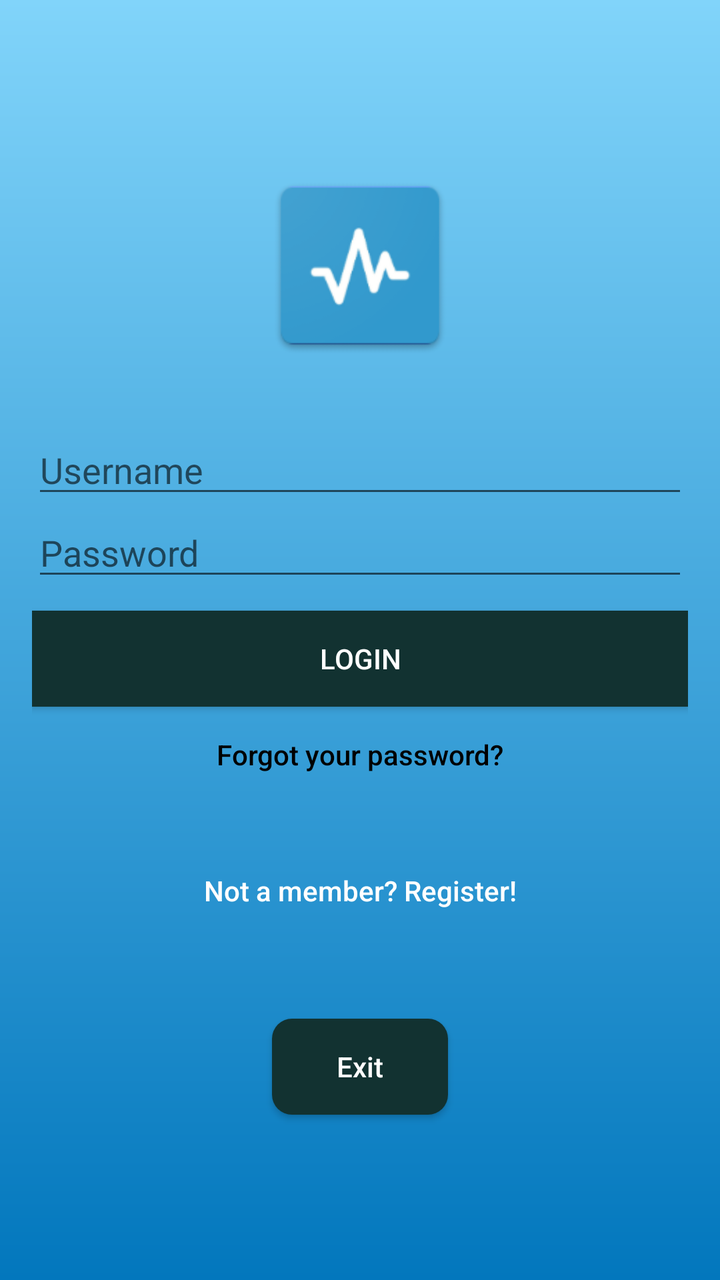
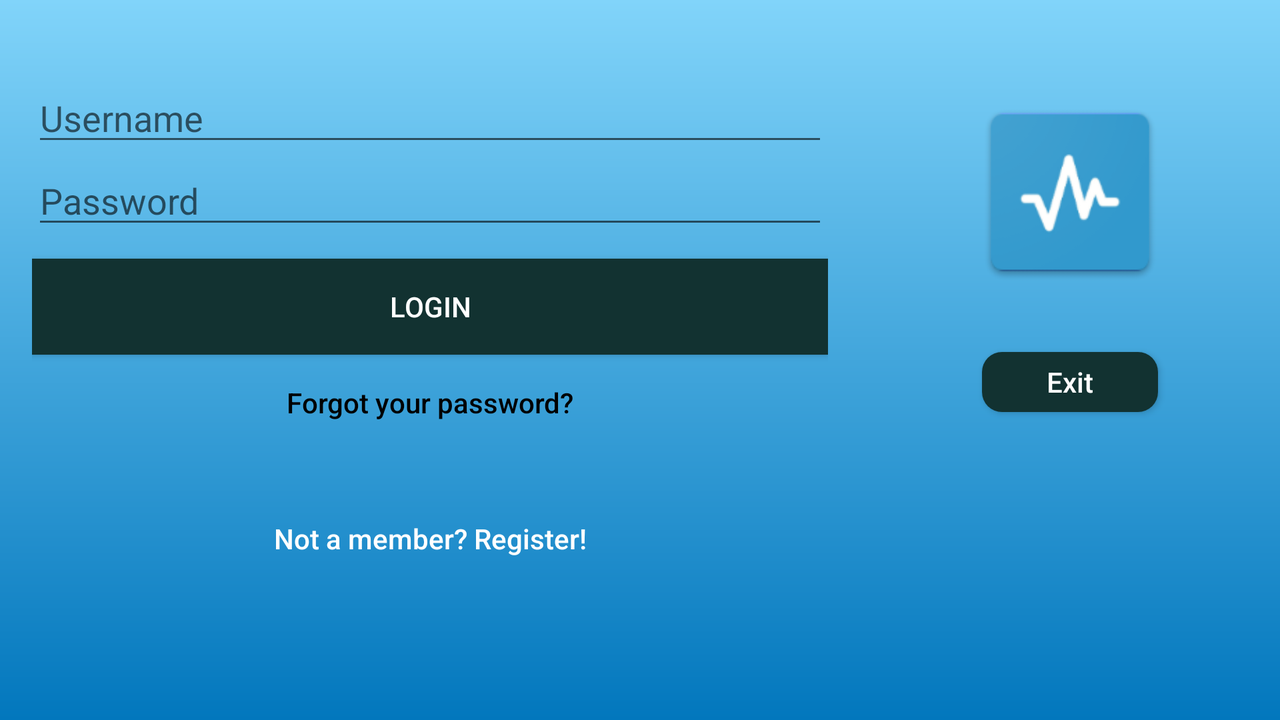

Two renders of one Android screen. The first uses the default layout on a phone; the second uses the alternative layout the repository ships for a different screen configuration, on a matching device. The two XML files are below.
<!-- AndroidManifest.xml: application theme AppTheme -->
<!-- res/layout/activity_login.xml -->
<?xml version="1.0" encoding="utf-8"?>
<android.support.design.widget.CoordinatorLayout xmlns:android="http://schemas.android.com/apk/res/android"
    xmlns:app="http://schemas.android.com/apk/res-auto"
    xmlns:tools="http://schemas.android.com/tools"
    android:layout_width="match_parent"
    android:layout_height="match_parent"
    tools:context=".Login">

    <LinearLayout
        android:layout_width="fill_parent"
        android:layout_height="fill_parent"
        android:background="@drawable/register_background"
        android:gravity="center"
        android:orientation="vertical"
        android:padding="@dimen/activity_horiz_margin">


        <ImageView
            android:layout_width="@dimen/logo_dimen"
            android:layout_height="@dimen/logo_dimen"
            android:layout_gravity="center_horizontal"
            android:layout_marginBottom="30dp"
            android:src="@mipmap/pulse" />

        <EditText
            android:id="@+id/loginUsername"
            android:layout_width="match_parent"
            android:layout_height="wrap_content"
            android:hint="Username"
            android:maxLines="1"
            android:singleLine="true"
            android:textColor="@android:color/white" />

        <EditText
            android:id="@+id/loginPassword"
            android:layout_width="match_parent"
            android:layout_height="wrap_content"
            android:hint="Password"
            android:inputType="textPassword"
            android:maxLines="1"
            android:singleLine="true"
            android:textColor="@android:color/white" />


        
        <Button
            android:id="@+id/login_btn"
            android:layout_width="fill_parent"
            android:layout_height="wrap_content"
            android:layout_marginTop="10dp"
            android:background="@color/colorAccent"
            android:gravity="center"
            android:text="LOGIN"
            android:textColor="@android:color/white" />

        <Button
            android:id="@+id/resetPassword"
            android:layout_width="match_parent"
            android:layout_height="wrap_content"
            android:background="@null"
            android:text="Forgot your password?"
            android:textAllCaps="false"
            android:textColor="@android:color/black" />

        <Button
            android:id="@+id/register_btn"
            android:layout_width="match_parent"
            android:layout_height="wrap_content"
            android:layout_marginTop="20dp"
            android:background="@null"
            android:text="Not a member? Register!"
            android:textAllCaps="false"
            android:textColor="@android:color/white" />

        <TextView
            android:id="@+id/finalTextView"
            android:layout_width="match_parent"
            android:layout_height="40dp"
            android:textColor="@android:color/black" />

        <Button
            android:id="@+id/exit_button"
            android:layout_width="wrap_content"
            android:layout_height="wrap_content"
            android:background="@drawable/background_dark"
            android:onClick="exitApp"
            android:text="Exit"
            android:textAllCaps="false"
            android:textColor="@android:color/white" />

        <ProgressBar
            android:id="@+id/progressBarLogin"
            android:layout_width="50dp"
            android:layout_height="50dp"
            android:layout_gravity="center|bottom"
            android:visibility="gone" />
    </LinearLayout>

</android.support.design.widget.CoordinatorLayout>
<!-- resources referenced by this layout -->
<resources>
  <color name="colorAccent">#123231</color>
  <dimen name="activity_horiz_margin">16dp</dimen>
  <dimen name="logo_dimen">100dp</dimen>
  <!-- drawable background_dark (drawable) -->
  <?xml version="1.0" encoding="utf-8"?>
  <shape xmlns:android="http://schemas.android.com/apk/res/android">
      <corners
          android:radius="10dp"/>
      <solid
          android:color="#123231"/>
  </shape>
  <!-- drawable register_background (drawable) -->
  <?xml version="1.0" encoding="utf-8"?>
  <shape xmlns:android="http://schemas.android.com/apk/res/android">
      <gradient
          android:startColor="#81D4FA"
          android:endColor="#0277BD"
          android:angle="270"
          />
  
  </shape>
  <!-- mipmap pulse: png bitmap (mipmap-hdpi, 2646 bytes) -->
  <style name="AppTheme" parent="Theme.AppCompat.Light.DarkActionBar">
          
          <item name="colorPrimary">@color/colorPrimary</item>
          <item name="colorPrimaryDark">@color/colorPrimaryDark</item>
          <item name="colorAccent">@color/colorAccent</item>
      </style>
  <color name="colorPrimary">#0277BD</color>
  <color name="colorPrimaryDark">#0277BD</color>
</resources>
<!-- res/layout-land/activity_login.xml (the repository's variant of the layout above) -->
<!-- drawn on the phone turned sideways -->
<?xml version="1.0" encoding="utf-8"?>
<android.support.design.widget.CoordinatorLayout xmlns:android="http://schemas.android.com/apk/res/android"
    xmlns:app="http://schemas.android.com/apk/res-auto"
    xmlns:tools="http://schemas.android.com/tools"
    android:layout_width="match_parent"
    android:layout_height="match_parent"
    tools:context=".Login">
    <LinearLayout
        android:layout_width="fill_parent"
        android:layout_height="fill_parent"
        android:orientation="horizontal"
        android:background="@drawable/register_background"
        android:gravity="center">

        <LinearLayout
            android:layout_width="430dp"
            android:layout_height="fill_parent"
            android:background="@drawable/register_background"
            android:gravity="center"
            android:orientation="vertical"
            android:padding="@dimen/activity_horiz_margin">


            <EditText
                android:id="@+id/loginUsername"
                android:layout_marginTop="10dp"
                android:layout_width="match_parent"
                android:layout_height="wrap_content"
                android:hint="Username"
                android:maxLines="1"
                android:singleLine="true"
                android:textColor="@android:color/white" />

            <EditText
                android:id="@+id/loginPassword"
                android:layout_width="match_parent"
                android:layout_height="wrap_content"
                android:hint="Password"
                android:inputType="textPassword"
                android:maxLines="1"
                android:singleLine="true"
                android:textColor="@android:color/white" />


            
            <Button
                android:id="@+id/login_btn"
                android:layout_width="fill_parent"
                android:layout_height="wrap_content"
                android:layout_marginTop="10dp"
                android:background="@color/colorAccent"
                android:gravity="center"
                android:text="LOGIN"
                android:textColor="@android:color/white" />

            <Button
                android:id="@+id/resetPassword"
                android:layout_width="match_parent"
                android:layout_height="wrap_content"
                android:background="@null"
                android:text="Forgot your password?"
                android:textAllCaps="false"
                android:textColor="@android:color/black" />

            <Button
                android:id="@+id/register_btn"
                android:layout_width="match_parent"
                android:layout_height="wrap_content"
                android:layout_marginTop="20dp"
                android:background="@null"
                android:text="Not a member? Register!"
                android:textAllCaps="false"
                android:textColor="@android:color/white" />

            <TextView
                android:id="@+id/finalTextView"
                android:layout_width="match_parent"
                android:layout_height="40dp"
                android:textColor="@android:color/black" />


        </LinearLayout>

        <LinearLayout
            android:layout_width="fill_parent"
            android:layout_height="fill_parent"
            android:orientation="vertical"
            android:padding="@dimen/activity_horiz_margin">

            <ImageView
                android:layout_width="@dimen/logo_dimen"
                android:layout_height="@dimen/logo_dimen"
                android:layout_gravity="center_horizontal"
                android:layout_marginTop="30dp"
                android:layout_marginBottom="30dp"
                android:src="@mipmap/pulse" />


            <Button
                android:id="@+id/exit_button"
                android:layout_width="wrap_content"
                android:layout_height="30dp"
                android:layout_gravity="center|bottom"
                android:layout_marginBottom="20dp"
                android:background="@drawable/background_dark"
                android:onClick="exitApp"
                android:text="Exit"
                android:textAllCaps="false"
                android:textColor="@android:color/white" />

            <ProgressBar
                android:id="@+id/progressBarLogin"
                android:layout_width="50dp"
                android:layout_height="50dp"
                android:layout_gravity="center|bottom"
                android:layout_marginBottom="10dp"
                android:visibility="gone" />


        </LinearLayout>
    </LinearLayout>

</android.support.design.widget.CoordinatorLayout>
